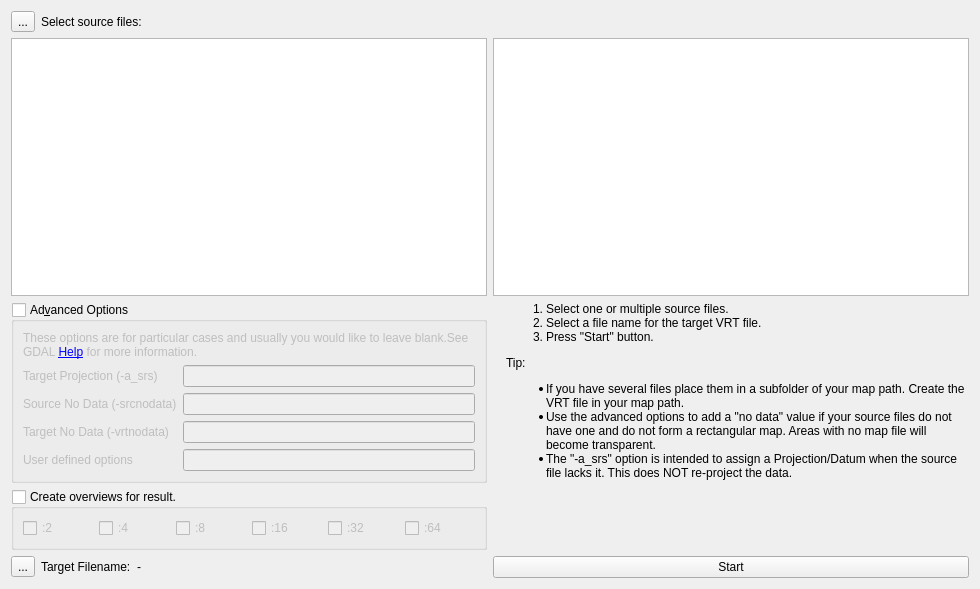
<?xml version="1.0" encoding="UTF-8"?>
<ui version="4.0">
 <class>IMapVrtBuilder</class>
 <widget class="QWidget" name="IMapVrtBuilder">
  <property name="geometry">
   <rect>
    <x>0</x>
    <y>0</y>
    <width>980</width>
    <height>589</height>
   </rect>
  </property>
  <property name="windowTitle">
   <string>Form</string>
  </property>
  <layout class="QGridLayout" name="gridLayout">
   <item row="0" column="0">
    <layout class="QHBoxLayout" name="horizontalLayout_2">
     <item>
      <widget class="QToolButton" name="toolSourceFiles">
       <property name="text">
        <string>...</string>
       </property>
       <property name="icon">
        <iconset resource="../resources.qrc">
         <normaloff>:/icons/32x32/PathGreen.png</normaloff>:/icons/32x32/PathGreen.png</iconset>
       </property>
       <property name="iconSize">
        <size>
         <width>22</width>
         <height>22</height>
        </size>
       </property>
      </widget>
     </item>
     <item>
      <widget class="QLabel" name="label_4">
       <property name="text">
        <string>Select source files:</string>
       </property>
      </widget>
     </item>
    </layout>
   </item>
   <item row="1" column="0">
    <widget class="QListWidget" name="listWidget">
     <property name="sizePolicy">
      <sizepolicy hsizetype="MinimumExpanding" vsizetype="Expanding">
       <horstretch>0</horstretch>
       <verstretch>0</verstretch>
      </sizepolicy>
     </property>
    </widget>
   </item>
   <item row="1" column="1">
    <widget class="QTextBrowser" name="textBrowser"/>
   </item>
   <item row="2" column="0">
    <widget class="QGroupBox" name="groupAdvancedOptions">
     <property name="title">
      <string>Ad&amp;vanced Options</string>
     </property>
     <property name="checkable">
      <bool>true</bool>
     </property>
     <property name="checked">
      <bool>false</bool>
     </property>
     <layout class="QGridLayout" name="gridLayout_2">
      <item row="2" column="0">
       <widget class="QLabel" name="label_3">
        <property name="text">
         <string>Source No Data (-srcnodata)</string>
        </property>
       </widget>
      </item>
      <item row="3" column="0">
       <widget class="QLabel" name="label_5">
        <property name="text">
         <string>Target No Data (-vrtnodata)</string>
        </property>
       </widget>
      </item>
      <item row="3" column="1">
       <widget class="QLineEdit" name="lineVrtNoData"/>
      </item>
      <item row="1" column="0">
       <widget class="QLabel" name="label_2">
        <property name="text">
         <string>Target Projection (-a_srs)</string>
        </property>
       </widget>
      </item>
      <item row="0" column="0" colspan="2">
       <widget class="QLabel" name="labelHelpGDAL">
        <property name="text">
         <string>These options are for particular cases and usually you would like to leave blank.See GDAL &lt;a href='http://www.gdal.org/gdalbuildvrt.html'&gt;Help&lt;/a&gt; for more information.</string>
        </property>
        <property name="wordWrap">
         <bool>true</bool>
        </property>
       </widget>
      </item>
      <item row="2" column="1">
       <widget class="QLineEdit" name="lineSrcNoData">
        <property name="sizePolicy">
         <sizepolicy hsizetype="MinimumExpanding" vsizetype="Fixed">
          <horstretch>0</horstretch>
          <verstretch>0</verstretch>
         </sizepolicy>
        </property>
       </widget>
      </item>
      <item row="1" column="1">
       <widget class="QLineEdit" name="lineASrs">
        <property name="sizePolicy">
         <sizepolicy hsizetype="MinimumExpanding" vsizetype="Fixed">
          <horstretch>0</horstretch>
          <verstretch>0</verstretch>
         </sizepolicy>
        </property>
       </widget>
      </item>
      <item row="4" column="1">
       <widget class="QLineEdit" name="lineUserOptions"/>
      </item>
      <item row="4" column="0">
       <widget class="QLabel" name="label_6">
        <property name="text">
         <string>User defined options</string>
        </property>
       </widget>
      </item>
     </layout>
    </widget>
   </item>
   <item row="2" column="1" rowspan="2">
    <layout class="QHBoxLayout" name="horizontalLayout_3">
     <item>
      <widget class="QLabel" name="label_7">
       <property name="sizePolicy">
        <sizepolicy hsizetype="Maximum" vsizetype="Minimum">
         <horstretch>0</horstretch>
         <verstretch>0</verstretch>
        </sizepolicy>
       </property>
       <property name="text">
        <string/>
       </property>
       <property name="pixmap">
        <pixmap resource="../resources.qrc">:/icons/48x48/Help.png</pixmap>
       </property>
       <property name="alignment">
        <set>Qt::AlignLeading|Qt::AlignLeft|Qt::AlignTop</set>
       </property>
      </widget>
     </item>
     <item>
      <widget class="QLabel" name="label_8">
       <property name="sizePolicy">
        <sizepolicy hsizetype="Preferred" vsizetype="Minimum">
         <horstretch>0</horstretch>
         <verstretch>0</verstretch>
        </sizepolicy>
       </property>
       <property name="text">
        <string>&lt;ol&gt;
&lt;li&gt;Select one or multiple source files.&lt;/li&gt;
&lt;li&gt;Select a file name for the target VRT file.&lt;/li&gt;
&lt;li&gt;Press &quot;Start&quot; button.&lt;/li&gt;
&lt;/ol&gt;

Tip:
&lt;ul&gt;
&lt;li&gt;If you have several files place them in a subfolder of your map path. Create the VRT file in your map path.&lt;/li&gt;
&lt;li&gt;Use the advanced options to add a &quot;no data&quot; value if your source files do not have one and do not form a rectangular map. Areas with no map file will become transparent.&lt;/li&gt;
&lt;li&gt;The &quot;-a_srs&quot; option is intended to assign a Projection/Datum when the source file lacks it. This does NOT re-project the data.&lt;/li&gt;
&lt;/ul&gt;</string>
       </property>
       <property name="alignment">
        <set>Qt::AlignLeading|Qt::AlignLeft|Qt::AlignTop</set>
       </property>
       <property name="wordWrap">
        <bool>true</bool>
       </property>
      </widget>
     </item>
    </layout>
   </item>
   <item row="3" column="0">
    <widget class="QGroupBox" name="groupOverviews">
     <property name="toolTip">
      <string>Overviews will allow you to show the map for a larger range of zooms.</string>
     </property>
     <property name="title">
      <string>Create overviews for result.</string>
     </property>
     <property name="checkable">
      <bool>true</bool>
     </property>
     <property name="checked">
      <bool>false</bool>
     </property>
     <layout class="QHBoxLayout" name="horizontalLayout_4">
      <item>
       <widget class="QCheckBox" name="checkBy2">
        <property name="text">
         <string>:2</string>
        </property>
       </widget>
      </item>
      <item>
       <widget class="QCheckBox" name="checkBy4">
        <property name="text">
         <string>:4</string>
        </property>
       </widget>
      </item>
      <item>
       <widget class="QCheckBox" name="checkBy8">
        <property name="text">
         <string>:8</string>
        </property>
       </widget>
      </item>
      <item>
       <widget class="QCheckBox" name="checkBy16">
        <property name="text">
         <string>:16</string>
        </property>
       </widget>
      </item>
      <item>
       <widget class="QCheckBox" name="checkBy32">
        <property name="text">
         <string>:32</string>
        </property>
       </widget>
      </item>
      <item>
       <widget class="QCheckBox" name="checkBy64">
        <property name="text">
         <string>:64</string>
        </property>
       </widget>
      </item>
     </layout>
    </widget>
   </item>
   <item row="4" column="0">
    <layout class="QHBoxLayout" name="horizontalLayout">
     <item>
      <widget class="QToolButton" name="toolTargetFile">
       <property name="text">
        <string>...</string>
       </property>
       <property name="icon">
        <iconset resource="../resources.qrc">
         <normaloff>:/icons/32x32/PathBlue.png</normaloff>:/icons/32x32/PathBlue.png</iconset>
       </property>
       <property name="iconSize">
        <size>
         <width>22</width>
         <height>22</height>
        </size>
       </property>
      </widget>
     </item>
     <item>
      <widget class="QLabel" name="label">
       <property name="sizePolicy">
        <sizepolicy hsizetype="Maximum" vsizetype="Preferred">
         <horstretch>0</horstretch>
         <verstretch>0</verstretch>
        </sizepolicy>
       </property>
       <property name="text">
        <string>Target Filename:</string>
       </property>
      </widget>
     </item>
     <item>
      <widget class="QLabel" name="labelTargetFilename">
       <property name="text">
        <string>-</string>
       </property>
      </widget>
     </item>
    </layout>
   </item>
   <item row="4" column="1">
    <widget class="QPushButton" name="pushStart">
     <property name="text">
      <string>Start</string>
     </property>
    </widget>
   </item>
  </layout>
 </widget>
 <resources>
  <include location="../resources.qrc"/>
 </resources>
 <connections/>
</ui>
